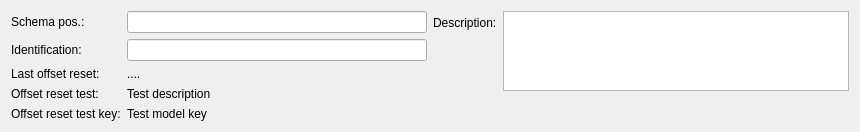
<?xml version="1.0" encoding="UTF-8"?>
<ui version="4.0">
 <class>mdtTtTestCableEditor</class>
 <widget class="QWidget" name="mdtTtTestCableEditor">
  <property name="geometry">
   <rect>
    <x>0</x>
    <y>0</y>
    <width>860</width>
    <height>117</height>
   </rect>
  </property>
  <property name="windowTitle">
   <string>Form</string>
  </property>
  <layout class="QHBoxLayout" name="horizontalLayout">
   <item>
    <layout class="QFormLayout" name="formLayout">
     <property name="fieldGrowthPolicy">
      <enum>QFormLayout::ExpandingFieldsGrow</enum>
     </property>
     <item row="0" column="0">
      <widget class="QLabel" name="lbSchemaPosition">
       <property name="text">
        <string>Schema pos.:</string>
       </property>
      </widget>
     </item>
     <item row="0" column="1">
      <widget class="QLineEdit" name="fld_SchemaPosition"/>
     </item>
     <item row="1" column="0">
      <widget class="QLabel" name="lbIdentification">
       <property name="text">
        <string>Identification:</string>
       </property>
      </widget>
     </item>
     <item row="1" column="1">
      <widget class="QLineEdit" name="fld_Identification"/>
     </item>
     <item row="2" column="1">
      <widget class="QLabel" name="fld_OffsetResetDate">
       <property name="text">
        <string>....</string>
       </property>
      </widget>
     </item>
     <item row="2" column="0">
      <widget class="QLabel" name="lbOffsetResetDate">
       <property name="text">
        <string>Last offset reset:</string>
       </property>
      </widget>
     </item>
     <item row="3" column="1">
      <widget class="QLabel" name="lbOffsetResetTestModelDesignationEN">
       <property name="text">
        <string>Test description</string>
       </property>
      </widget>
     </item>
     <item row="3" column="0">
      <widget class="QLabel" name="lbOffsetResetTestModelDesignationENLabel">
       <property name="text">
        <string>Offset reset test:</string>
       </property>
      </widget>
     </item>
     <item row="4" column="1">
      <widget class="QLabel" name="lbOffsetResetTestModelKey">
       <property name="text">
        <string>Test model key</string>
       </property>
      </widget>
     </item>
     <item row="4" column="0">
      <widget class="QLabel" name="lbOffsetResetTestModelKeyLabel">
       <property name="text">
        <string>Offset reset test key:</string>
       </property>
      </widget>
     </item>
    </layout>
   </item>
   <item>
    <layout class="QFormLayout" name="formLayout_2">
     <item row="0" column="0">
      <widget class="QLabel" name="lbDescriptionEN">
       <property name="text">
        <string>Description:</string>
       </property>
      </widget>
     </item>
     <item row="0" column="1">
      <widget class="QPlainTextEdit" name="fld_DescriptionEN">
       <property name="sizePolicy">
        <sizepolicy hsizetype="Expanding" vsizetype="Preferred">
         <horstretch>0</horstretch>
         <verstretch>0</verstretch>
        </sizepolicy>
       </property>
       <property name="maximumSize">
        <size>
         <width>16777215</width>
         <height>80</height>
        </size>
       </property>
      </widget>
     </item>
    </layout>
   </item>
  </layout>
 </widget>
 <resources/>
 <connections/>
</ui>
